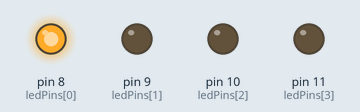
Recording of a sketch running on a simulated Arduino Uno, built with avr-gcc and run on an emulated ATmega328P. Shown: output pins drawn as LEDs (lit = HIGH).

Above: at 0.07 s.
At 0.52 s:
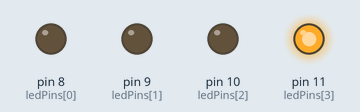
At 1.42 s:
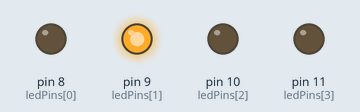
At 2.77 s:
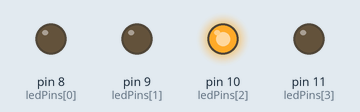
Timing chart, 0 to 3.1 s (numbered marks = the images above):
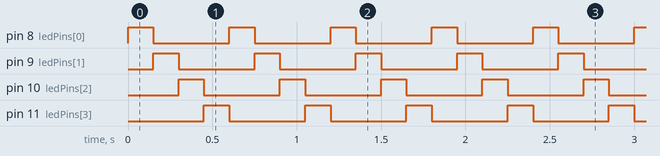

The sketch:

05_chase.ino
```cpp
/*
  05 - LED Chase
  A single light "runs" across four LEDs, then starts over.
  Uses an ARRAY and a FOR LOOP so the code stays short.

  Wiring (each LED has its own 220 ohm resistor):
    Pins 8, 9, 10, 11 -> resistor -> LED (+), LED (-) -> GND
*/

const int NUM_LEDS = 4;
const int ledPins[NUM_LEDS] = {8, 9, 10, 11};  // List of LED pins
const int SPEED = 150;                          // Lower = faster

void setup() {
  // Set every pin in the list as an output
  for (int i = 0; i < NUM_LEDS; i++) {
    pinMode(ledPins[i], OUTPUT);
  }
}

void loop() {
  // Go through each LED one at a time
  for (int i = 0; i < NUM_LEDS; i++) {
    digitalWrite(ledPins[i], HIGH);  // turn this one on
    delay(SPEED);
    digitalWrite(ledPins[i], LOW);   // turn it off before moving on
  }
}
```

Measured:
- by itself, pin 8 (ledPins[0]), pin 9 (ledPins[1]), pin 10 (ledPins[2]), pin 11 (ledPins[3]): alternates HIGH for 0.15 s and LOW for 0.45 s
- by itself, everything shown: repeats every 0.60 s, in 4 steps
